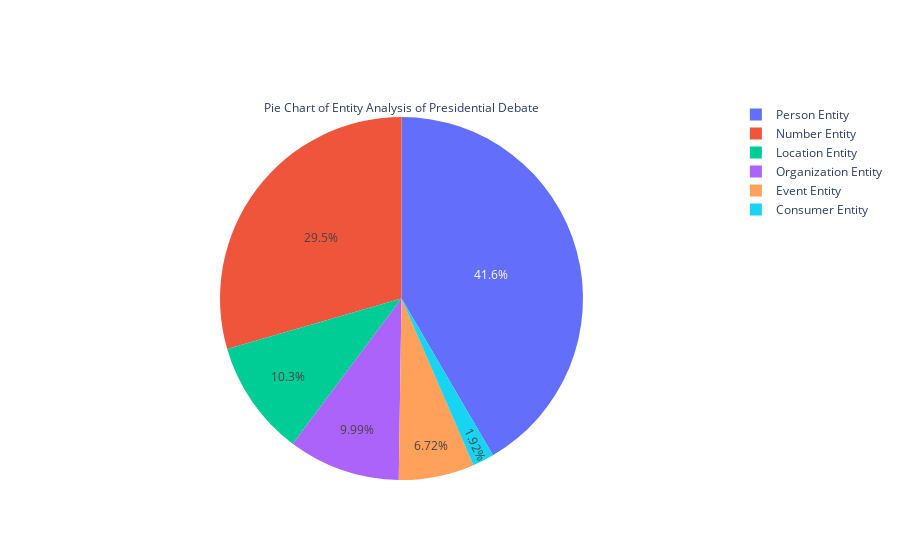

Write notebook code for a chart like this one.
### Code cell
import plotly.graph_objects as go
fig = go.Figure(data=[go.Pie(labels=types1, values=total_num, title="Pie Chart of Entity Analysis of Presidential Debate")])
fig.show()

### Figure 1 — Plotly figure (JSON) as saved in the notebook; plotly's stock layout.template omitted (floating-point values rounded to 4 significant figures)
{"data": [{"labels": ["Person Entity", "Number Entity", "Consumer Entity", "Event Entity", "Location Entity", "Organization Entity"], "title": {"text": "Pie Chart of Entity Analysis of Presidential Debate"}, "type": "pie", "values": [433, 307, 20, 70, 107, 104]}], "layout": {}}
